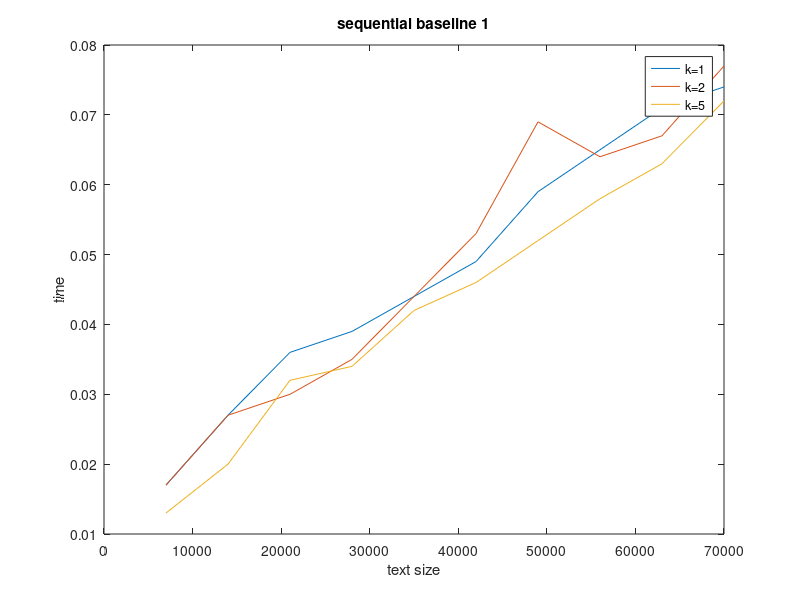
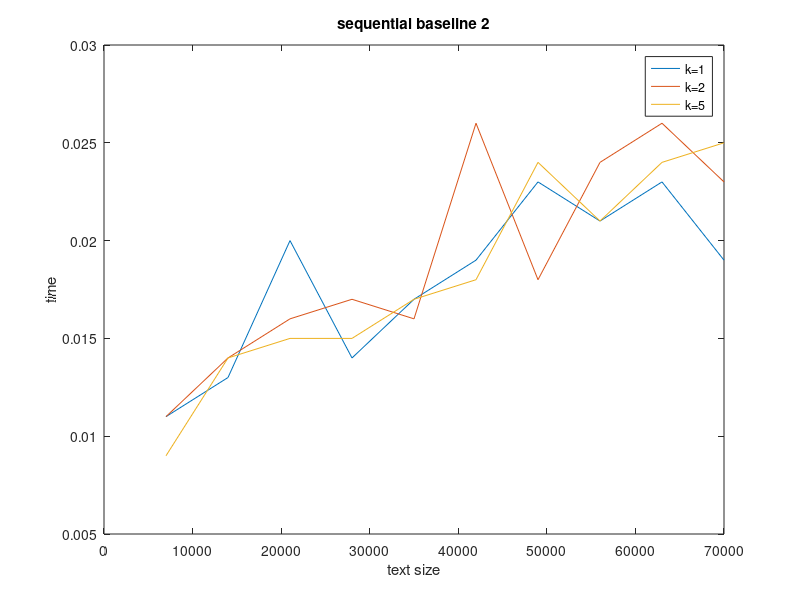
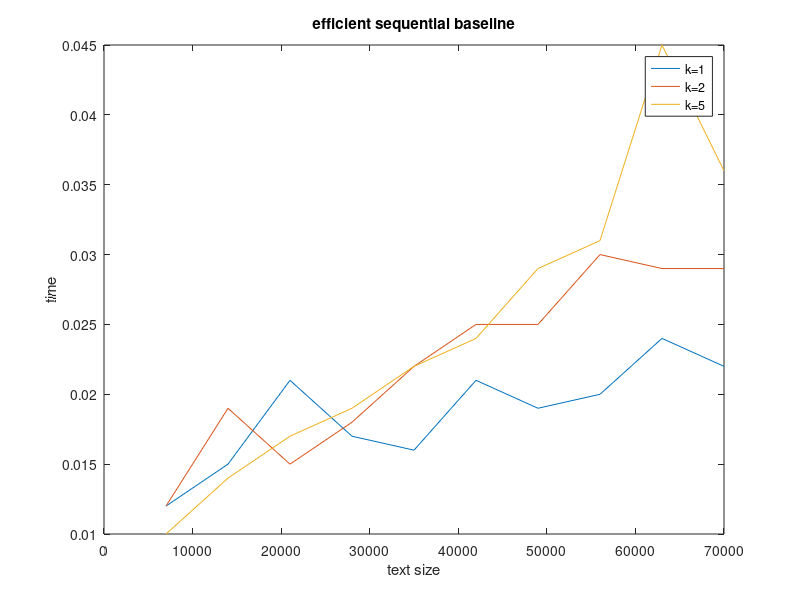
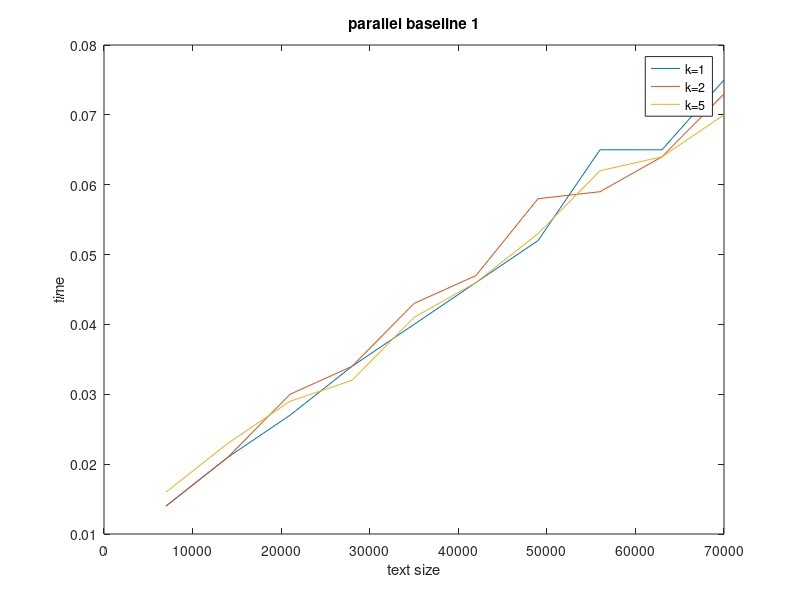

These charts were generated, in order, by the following MATLAB code:
n=[1:10]*100*70;
%%
b1k1=[0.017 0.027 0.036 0.039 0.044 0.049 0.059 0.065 0.071 0.074];
b1k2=[0.017 0.027 0.030 0.035 0.044 0.053 0.069 0.064 0.067 0.077];
b1k5=[0.013 0.020 0.032 0.034 0.042 0.046 0.052 0.058 0.063 0.072]; 
%legend('k=1','k=2');
plot(n,b1k1)
hold on 
plot(n, b1k2)
hold on
plot(n,b1k5)
xlabel ('text size');
ylabel ('time');
legend('k=1','k=2', 'k=5');
title('sequential baseline 1');
%%
b2k1=[0.011 0.013 0.020 0.014 0.017 0.019 0.023 0.021 0.023 0.019];
b2k2=[0.011 0.014 0.016 0.017 0.016 0.026 0.018 0.024 0.026 0.023];
b2k5=[0.009 0.014 0.015 0.015 0.017 0.018 0.024 0.021 0.024 0.025];
figure
plot(n,b2k1)
hold on 
plot(n, b2k2)
hold on 
plot(n,b2k5)
xlabel ('text size');
ylabel ('time');
legend('k=1','k=2', 'k=5');
title('sequential baseline 2');
%%
effk1=[0.012 0.015 0.021 0.017 0.016 0.021 0.019 0.020 0.024 0.022];
effk2=[0.012 0.019 0.015 0.018 0.022 0.025 0.025 0.030 0.029 0.029];
effk5=[0.010 0.014 0.017 0.019 0.022 0.024 0.029 0.031 0.045 0.036];
figure
plot(n,effk1)
hold on 
plot(n, effk2)
hold on
plot(n, effk5)
xlabel ('text size');
ylabel ('time');
legend('k=1','k=2','k=5');
title('efficient sequential baseline');
%%
p1k1=[0.014 0.021 0.027 0.034 0.040 0.046 0.052 0.065 0.065 0.075];
p1k2=[0.014 0.021 0.030 0.034 0.043 0.047 0.058 0.059 0.064 0.073];
p1k5=[0.016 0.023 0.029 0.032 0.041 0.046 0.053 0.062 0.064 0.070]; 
figure
plot(n,p1k1)
hold on 
plot(n, p1k2)
hold on
plot(n,p1k5)
xlabel ('text size');
ylabel ('time');
legend('k=1','k=2', 'k=5');
title('parallel baseline 1');
%%
p2k1=[0.009 0.009 0.010 0.012 0.013 0.013 0.014 0.016 0.016 0.017];
p2k2=[0.008 0.010 0.010 0.012 0.014 0.014 0.016 0.018 0.020 0.020];
p2k5=[0.009 0.013 0.015 0.014 0.016 0.018 0.021 0.023 0.023 0.029];
figure
plot(n,p2k1)
hold on 
plot(n, p2k2)
hold on 
plot(n,p2k5)
xlabel ('text size');
ylabel ('time');
legend('k=1','k=2', 'k=5');
title('parallel baseline 2');
%%
figure 
plot (n,b1k5)
hold on 
plot(n,p1k5)
xlabel ('text size');
ylabel ('time');
legend('sequential 1','parallel 1');
title('comparison of sequential and parallel of baseline 1 for k=5');
%%
figure 
plot (n,b2k5)
hold on 
plot(n,p2k5)
xlabel ('text size');
ylabel ('time');
legend('sequential 2','parallel 2');
title('comparison of sequential and parallel of baseline 2 for k=5');
